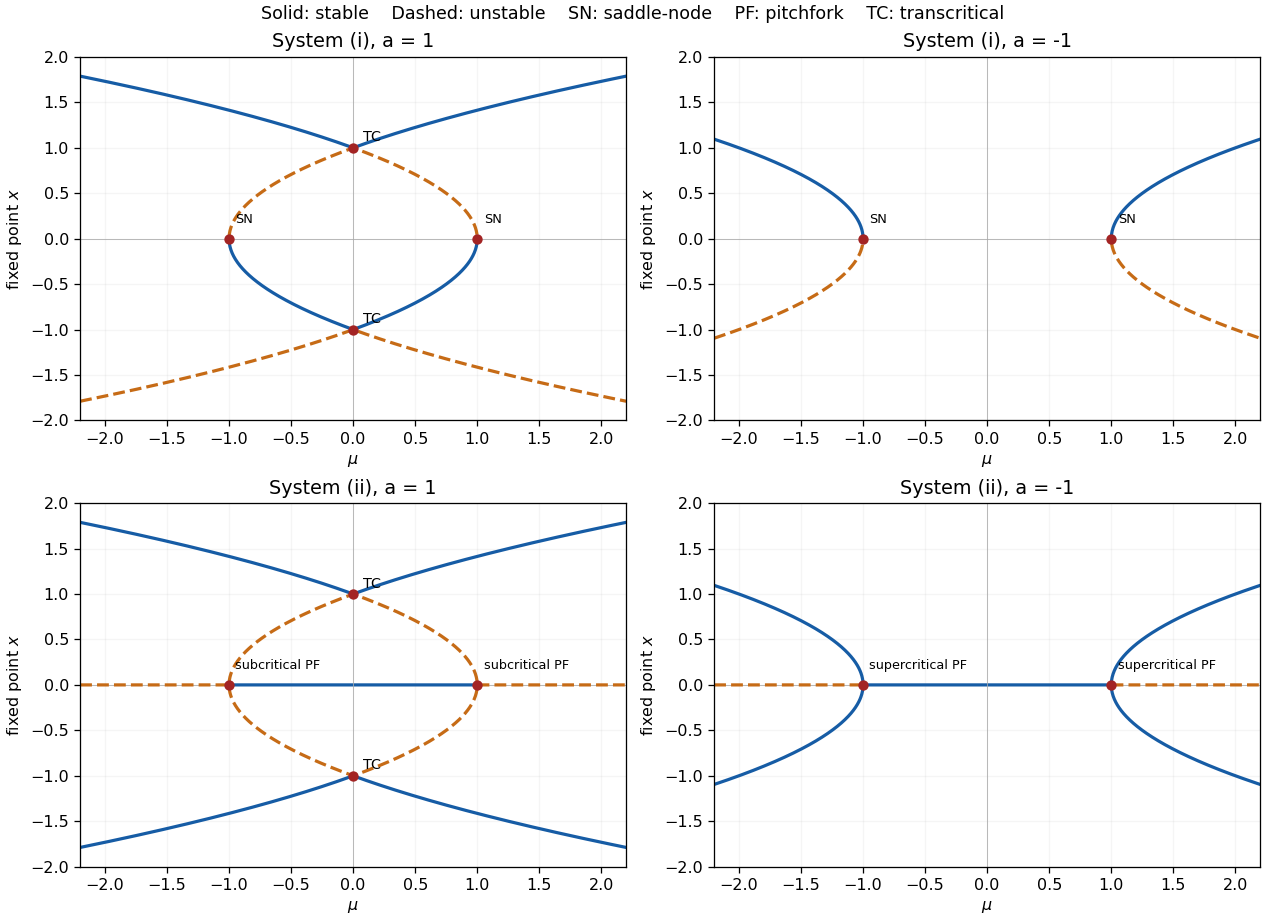

Generate this figure with Python:
"""Original diagrams; Python 3.14, root NumPy/Matplotlib dependencies.

Output only the PNG basename in caller CWD. Preserve caller MPLCONFIGDIR.
"""
import numpy as np
import matplotlib
matplotlib.use("Agg")
import matplotlib.pyplot as plt


def main():
    mu = np.linspace(-2.2, 2.2, 1801)
    fig, axes = plt.subplots(2, 2, figsize=(11, 8), layout="constrained")
    for row, system in enumerate([1, 2]):
        for col, a in enumerate([1, -1]):
            ax = axes[row, col]
            for inner in [False, True]:
                square = a + (-1 if inner else 1) * np.abs(mu)
                for sign in [-1, 1]:
                    x = sign * np.sqrt(np.maximum(square, 0))
                    derivative = -4 * x * (x*x-a)
                    if system == 2:
                        derivative *= x
                    for stable in [True, False]:
                        mask = (square > 0) & ((derivative < 0) == stable)
                        ax.plot(mu, np.where(mask, x, np.nan),
                                "-" if stable else "--",
                                color="#165ca5" if stable else "#c66b16", lw=2)
            if system == 2:
                for stable in [True, False]:
                    mask = ((mu*mu-1 < 0) == stable)
                    ax.plot(mu, np.where(mask, 0, np.nan),
                            "-" if stable else "--",
                            color="#165ca5" if stable else "#c66b16", lw=2)
            for critical in [-1, 1]:
                ax.scatter(critical, 0, color="#a32424", s=30, zorder=5)
                label = "SN" if system == 1 else ("subcritical PF" if a > 0 else "supercritical PF")
                ax.annotate(label, (critical, 0), xytext=(4, 10),
                            textcoords="offset points", fontsize=8)
            if a > 0:
                for critical in [-1, 1]:
                    ax.scatter(0, critical, color="#a32424", s=30, zorder=5)
                    ax.annotate("TC", (0, critical), xytext=(6, 4),
                                textcoords="offset points", fontsize=9)
            ax.set(xlim=(-2.2, 2.2), ylim=(-2, 2), xlabel=r"$\mu$",
                   ylabel=r"fixed point $x$", title=f"System ({'i' if system == 1 else 'ii'}), a = {a}")
            ax.axvline(0, color="#aaa", lw=.5)
            ax.axhline(0, color="#aaa", lw=.5, zorder=0)
            ax.grid(alpha=.12)
    fig.suptitle("Solid: stable    Dashed: unstable    SN: saddle-node    PF: pitchfork    TC: transcritical", fontsize=11)
    fig.savefig("paper-2-bifurcations.png", dpi=115, facecolor="white", transparent=False)
    plt.close(fig)


if __name__ == "__main__":
    main()
